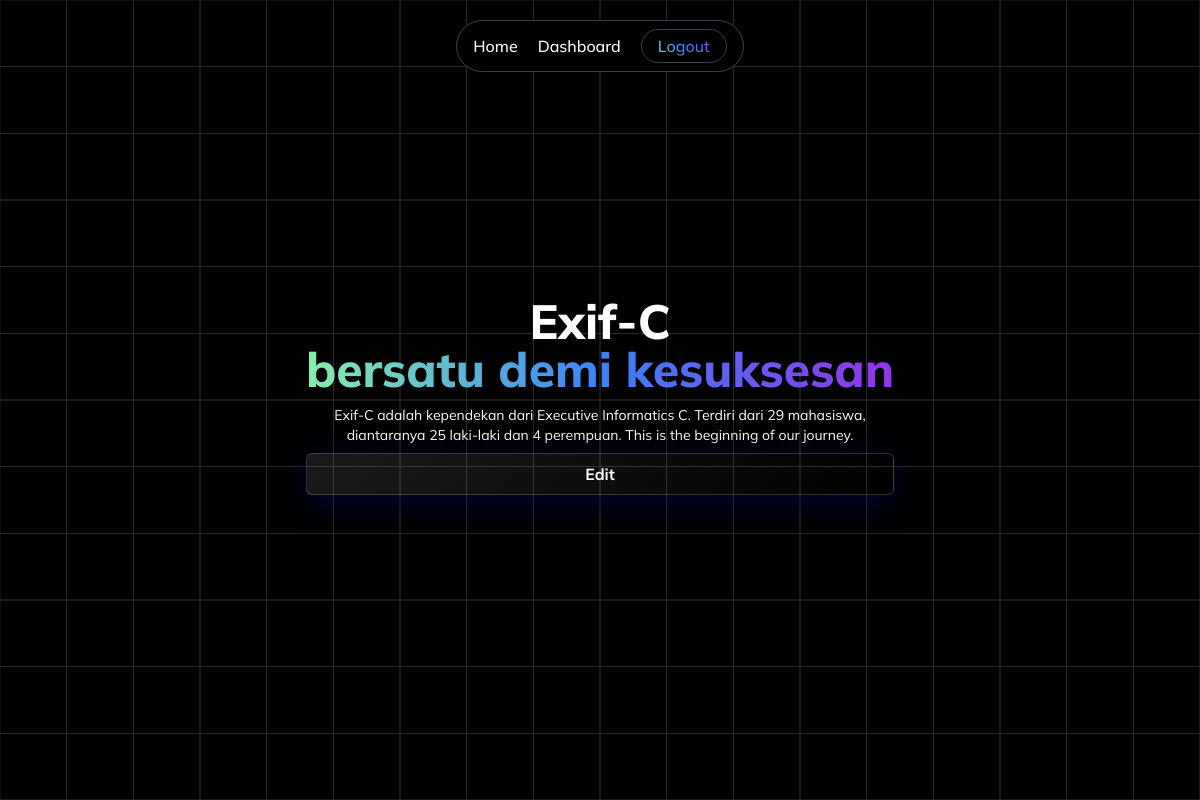
Page /admin/jumbotron/index.php (signed in) on the committed database.
### tables this page shows
CREATE TABLE `jumbotron` (
  `id` int(11) NOT NULL,
  `title` text NOT NULL,
  `subtitle` text NOT NULL,
  `text` text NOT NULL
);

### admin/jumbotron/index.php (the view, shortened to what this page needs)
<!DOCTYPE html>
<html lang="en">
  <head>
    <link rel="stylesheet" href="../../src/style/output.css" />
    <link rel="stylesheet" href="../../src/style/custom.css" />
  </head>
  <body class="bg-black font-mulish">
    <nav
      id="navbar"
      class="bg-transparent flex items-center justify-center fixed top-5 left-0 w-full z-50 transition duration-400 ease-in-out"
    >
      <div
        class="bg-black border border-gray-700 rounded-full px-4 py-2 flex items-center space-x-5"
      >
        <a href="../../index.php" class="text-white font-medium hover:text-gray-300"
          >Home</a
        >
        <a href="../index.php" class="text-white font-medium hover:text-gray-300"
          >Dashboard</a
        >
        <a
          href="../../auth/logout.php"
          class="font-medium border border-gray-700 rounded-full px-4 py-1 bg-gradient-to-r from-green-300 via-blue-500 to-purple-600 bg-clip-text text-transparent"
        >
        </a>
      </div>
    </nav>
    <section
      id="home"
      class="text-white bg-cover bg-no-repeat"
      style="background-image: url('../../src/assets/images/anu.svg')"
    >
      <div
        class="mx-auto max-w-screen-xl px-4 py-32 lg:flex lg:h-screen lg:items-center"
      >
        <div class="mx-auto max-w-3xl text-center flex flex-col">
        <?php
          include "../../anjay.php";
          $sql = "SELECT * FROM jumbotron WHERE id = 1";
          $result = $conn->query($sql);
          if ($result->num_rows > 0) {
            $row = $result->fetch_assoc();
              echo "<h1 class='text-white text-3xl font-extrabold text-transparent sm:text-5xl'>". $row["title"] ."";
              echo "<p class='bg-gradient-to-r from-green-300 via-blue-500 to-purple-600 bg-clip-text text-2xl font-extrabold text-transparent sm:text-5xl'>". $row["subtitle"] ."</p>";
              echo '</h1>';
              echo "<p class='mx-auto mt-3 max-w-xl text-sm sm:text-md/relaxed'>". $row["text"] ."</p>";
          } else {
              echo "<p>Data tidak ditemukan</p>";
          }
        ?>
          <a href="update.php?id=1" class="btn-tugas bg-blue-500 hover:bg-blue-700 text-white text-center font-bold py-2 px-4 my-2 rounded-3xl">Edit</a>
        </div>
      </div>
    </section>
</body>
</html>

### src/style/custom.css (style rules this page uses)
.font-mulish { font-family: "Mulish", sans-serif; font-optical-sizing: auto; font-style: normal; }
.btn-tugas { background: linear-gradient( 135deg, rgba(255, 255, 255, 0.1), rgba(255, 255, 255, 0) ); border-radius: 6px; border: 1px solid rgba(255, 255, 255, 0.18); box-shadow: 0 8px 32px 0 rgba(1, 10, 134, 0.37); }

### rows in the picture
jumbotron: title "Exif-C", text "Exif-C adalah kependekan dari Executive Informatics C. Terdiri dari 29 mahasiswa, diantaranya 25 laki-laki dan 4 perempuan. This is the beginning of our journey."
